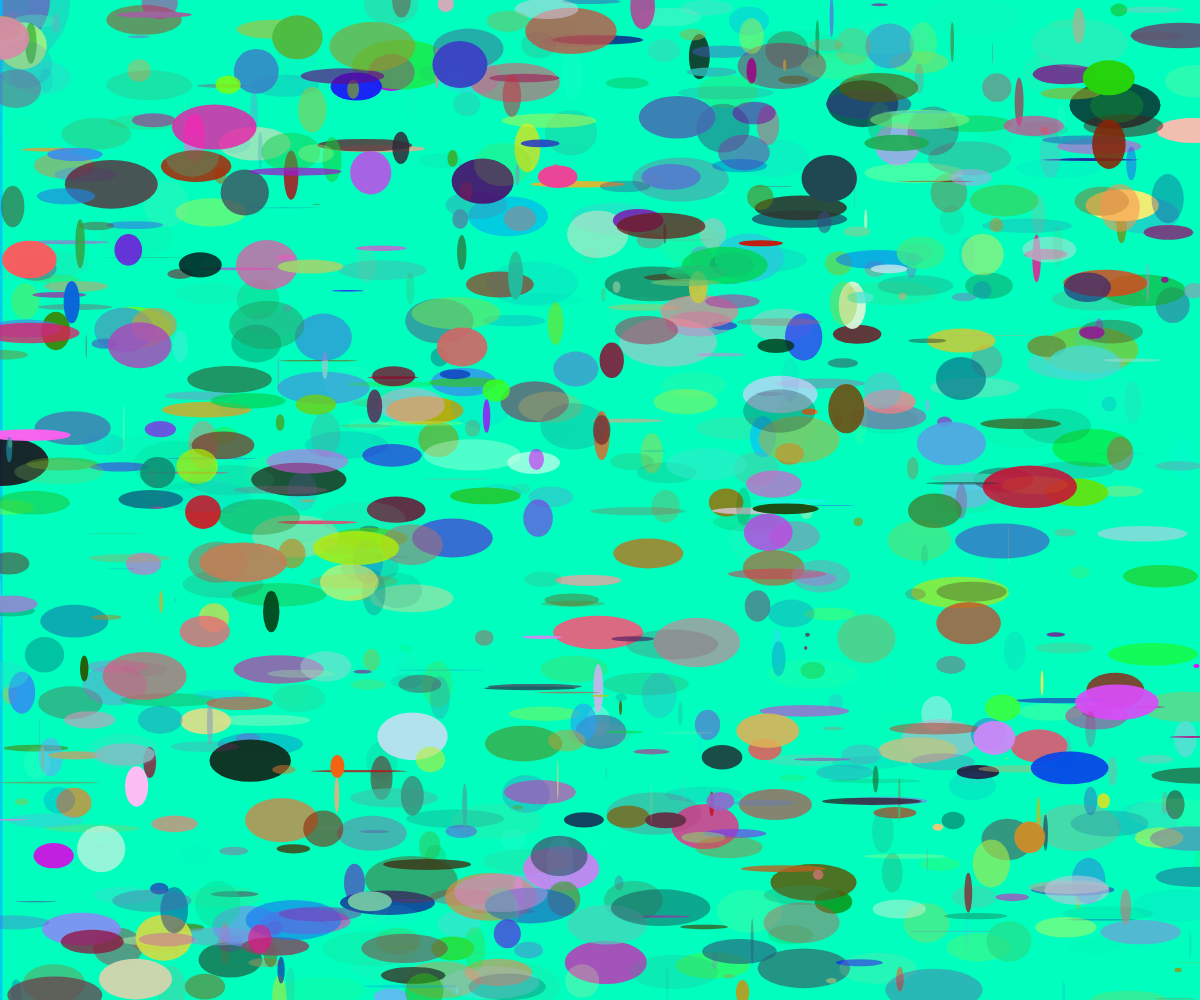
Frame 1 (no input)
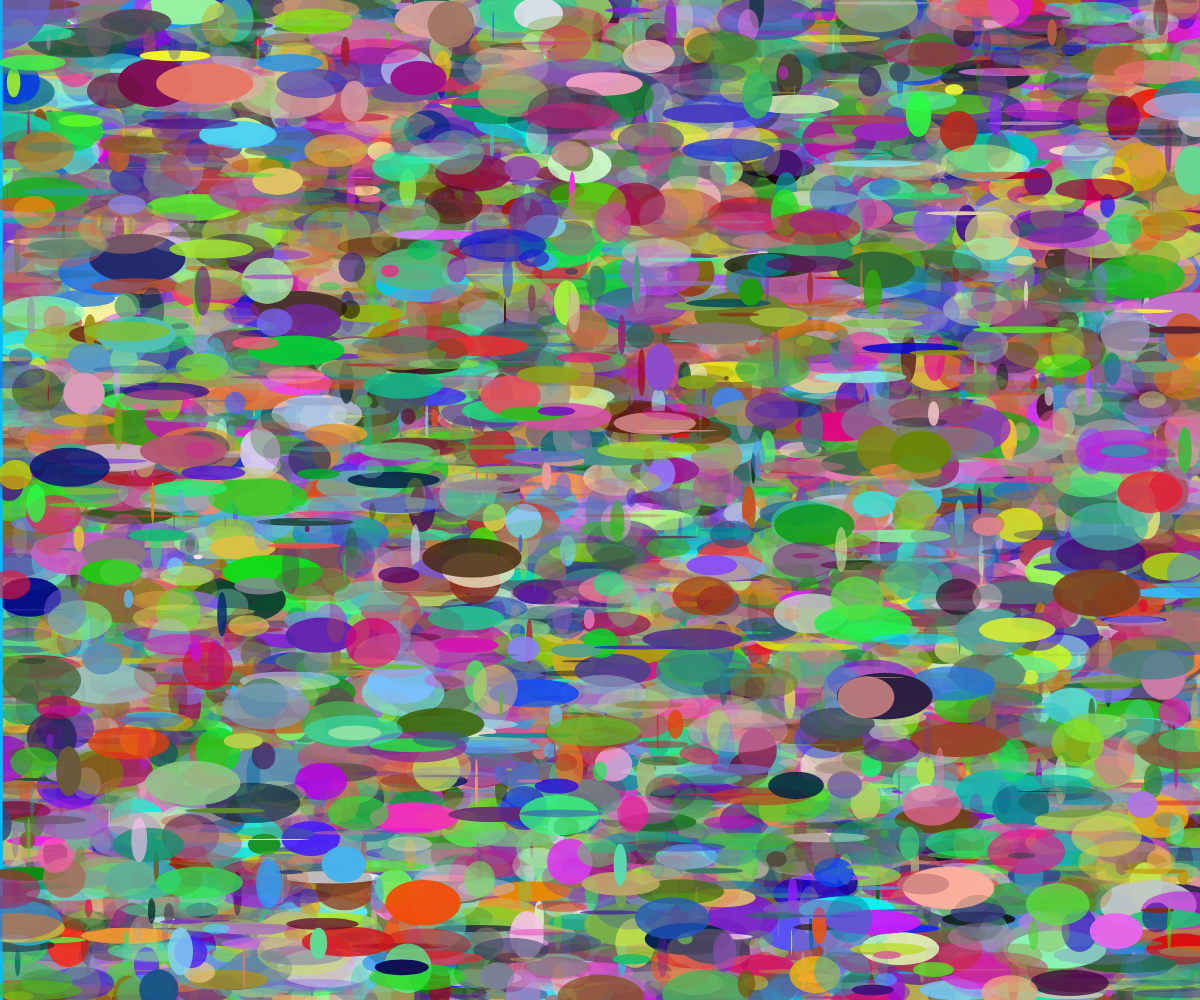
Frame 60 (no input)
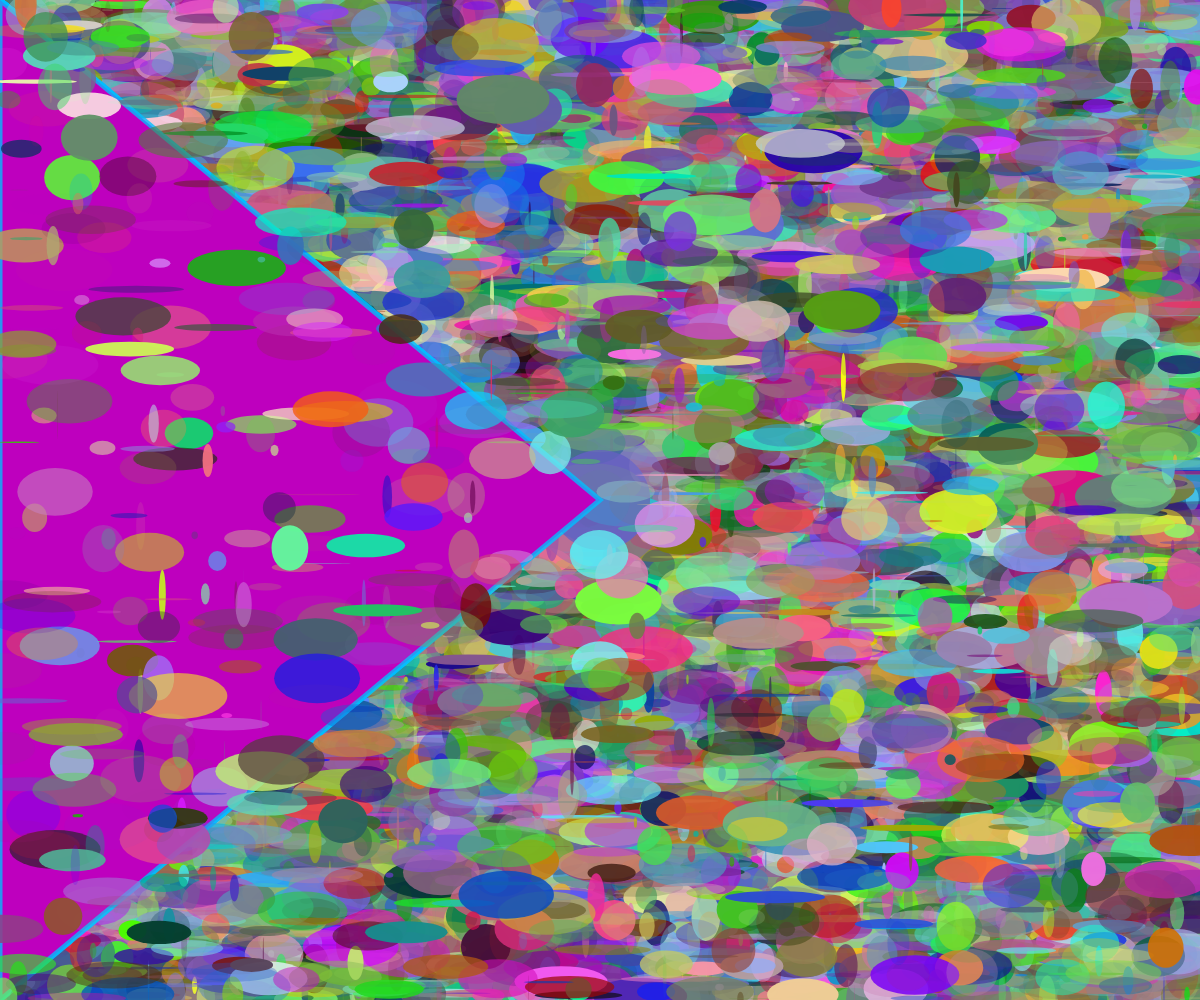
Frame 120 (the mouse pressed at the canvas centre since frame 60)

The p5.js sketch that drew these frames (run headless with seeded random() and noise() and a simulated clock; from frame 60 on, the mouse is pressed at the canvas centre):

// p5.js sketch
// ── sketch.js
//2016 07 23
// funciona con p5.js
//Lienzo verde con un elipse
//la elipse sigue al mouse

//apuntes de color
// por defecto, funciona con RGB y 8bits
// 8 bits implica los valores de color entre 0 y 255
//podemos escribir de 4 formas un color
//1-> grayscale
//3-> RGB
//2 -> grayscale + alpha (opacidad)
//4 -> RGB + Alpha


//variables
//var (x);
var diametro;
diametro = 100

//setup()corre una vez al principio
function setup() {

  var X = 10

  //creamos un lienzo
  //createCanvas(dimensionhorizonta, dimensiónvertical);
  createCanvas(windowWidth, windowHeight);


  //pintar el fondo verde
  //background(color);
  // tiene 4 números, por ende tiene RGB + opacidad (Alpha)
  background(0, 255, 190, 255);


  //frameRate (x) x = cuantos cuadros por segundo se dispara Draw.
  //frameRate(20)

}

//draw() corre después de setup
//draw() se ejecuta 60 veces por segundo máximo



function draw() {


  //background(0, 255, 190, 255);

  myEllipse()

  myTriangle()

  muchasElipses()


  //aumentar el diametro en 1:
  //diametro = diametro + 1;
  //manera corta de hacerlo es diametro++
  // o puede ser diametro += 1

  //console.log(x) imprime en la consola el valor de X


  //variales globales o locales


}

//declarar estiloVictoriano
function estiloVictoriano() {

  //definir el ancho de la figura
  //strokeWeight(px);
  //noStroke();
  strokeWeight(5);

  //cambiar el color del borde
  //stroke(color);
  stroke(0, 190, 255, 200);

  //Color del relleno
  //fill(color);
  //noFill();
  fill(190, 0, 190);


}


function estiloPersa() {

  //definir el ancho de la figura
  //strokeWeight(px);
  //noStroke();
  strokeWeight(40);

  //cambiar el color del borde
  //stroke(color);
  stroke(120, 100, 200, 50);

  //Color del relleno
  //fill(color);
  //noFill();
  fill(100, 100, 190, 200);


}

function myEllipse() {

  estiloPersa()

  //definir el ancho de la figura
  //strokeWeight(px);
  //noStroke();
  ellipse(mouseX, mouseY, 100, 100);


}

function myTriangle() {

  estiloVictoriano();

  //triangle(x1, y1, x2, y2, x3, y3)
  triangle(0, 0, 0, height, mouseX, mouseY);


}


//Función para demostrar iteración
function muchasElipses() {
 
 //iteración
 //for(inicio;condicion;refresco) {}
 
 for (var i=0; i< 1000; i++){

  noStroke();

  fill(random(255), random(255), random(255), random(255));

  //elipse se dibuja en una posición aleatoria del canvas
  ellipse(random(width), random(height), random(100), random(50));
 }
}
